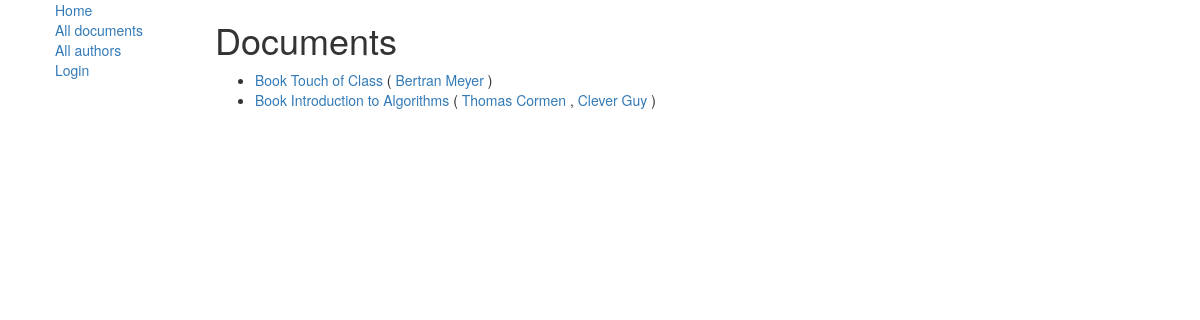
Screenshot of /library/document/ with the database file from the repository.
### library/models.py (models this page shows, shortened)
class Document(models.Model):
    title = models.CharField(max_length=100)
    authors = models.ManyToManyField('Author', help_text='Select authors')
    description = models.TextField(max_length=1000, help_text="Enter a description of the document")
    type = models.ForeignKey('DocType', on_delete=models.SET_NULL, null=True)
    tags = models.ManyToManyField('Tag', help_text="Select tags")
    quantity = models.IntegerField(null=True)
    bestseller = models.BooleanField(default=False)

class DocType(models.Model):
    name = models.CharField(max_length=50, help_text="Document type name")
    fields = models.CharField(max_length=1000, blank=True,
                              help_text="Fields labels separated with semicolon. Max: 5")
    max_days = models.IntegerField(help_text='Maximum days for loan in regular case', null=True)
    max_days_bestseller = models.IntegerField(help_text='Maximum days for loan if document is bestseller', null=True)
    max_days_privileges = models.IntegerField(help_text='Maximum days for loan for privileged patrons', null=True)
    class Meta:
        verbose_name = "Document Type"
        verbose_name_plural = "Documents' Types"
    def __str__(self):
        return self.name

class Author(models.Model):
    first_name = models.CharField(max_length=100)
    last_name = models.CharField(max_length=100)
    date_born = models.DateField(null=True, blank=True)
    date_died = models.DateField('Died', null=True, blank=True)
    def get_absolute_url(self):
        return reverse('author-detail', args=[str(self.id)])

### library/views.py (the view)
class DocumentListView(generic.ListView):
    model = Document
    paginate_by = 10

### library/templates/library/document_list.html (shortened to what this page needs)
{% extends "base_generic.html" %}
{% block content %}
    <h1>Documents</h1>
    {% if document_list %}
        <ul>
            {% for document in document_list %}
                <li>
                    <a href="{% url 'document-detail' id=document.id %}">{{ document.type }} {{ document.title }} </a>
                    ({% for author in document.authors.all %}
                    <a href="{{ author.get_absolute_url }}">{{ author.first_name }} {{ author.last_name }}</a>
                    {% if not forloop.last %},{% endif %}
                {% endfor %})
                </li>
            {% endfor %}
        </ul>
    {% else %}
        <p>There are no documents in the library yet</p>
    {% endif %}
{% endblock %}

### rows the page displays
Document: type "Book", title "Touch of Class"
Author: first_name "Bertran", last_name "Meyer"
Document: type "Book", title "Introduction to Algorithms"
Author: first_name "Thomas", last_name "Cormen"
Author: first_name "Clever", last_name "Guy"
